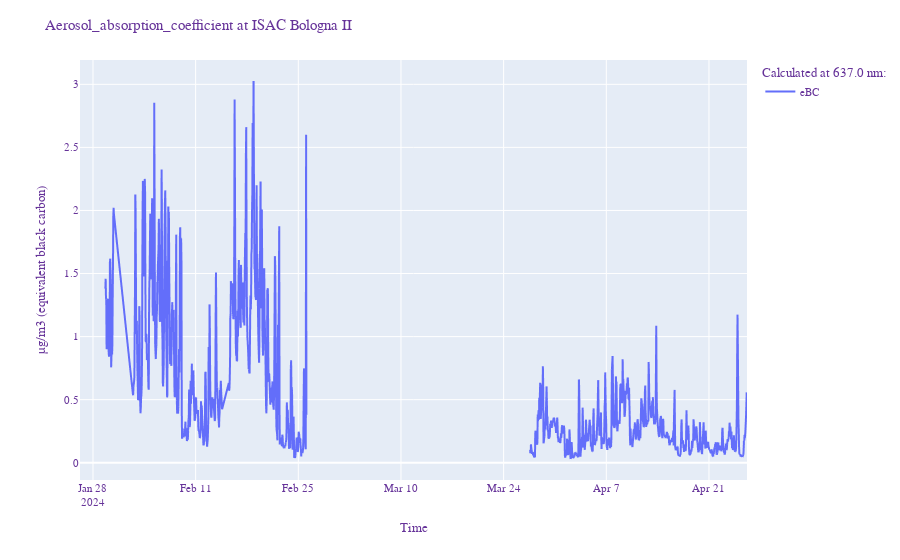

Notebook code cell kept with this figure:
### Markdown cell above
### Plot of equivalent black carbon

### Code cell
# Convert xarray's DataArray to pandas DataFrame and plot data.
df_eBC = da_eBC.to_dataframe()

fig = px.line(df_eBC.eBC)


fig.update_layout(
    title="{0}".format(ds_xr.title),
    xaxis_title="Time",
    yaxis_title="µg/m3 (equivalent black carbon)",
    font=dict(
        family="Courier New, monospace",
        size=11,
        color="RebeccaPurple"
    ),
    legend=dict(
        title='Calculated at {0} nm:'.format(da_eBC.Wavelength.values)
    )
)
fig.show()

### Figure 1 — Plotly figure (JSON) as saved in the notebook; plotly's stock layout.template omitted (floating-point values rounded to 4 significant figures; data arrays with more than 128 entries replaced by an {"elided": "..."} marker saying what was removed)
{"data": [{"hovertemplate": "variable=eBC<br>time=%{x}<br>value=%{y}<extra></extra>", "legendgroup": "eBC", "line": {"color": "#636efa", "dash": "solid"}, "marker": {"symbol": "circle"}, "mode": "lines", "name": "eBC", "showlegend": true, "type": "scattergl", "x": {"elided": "1991 str values"}, "xaxis": "x", "y": {"elided": "1991 float values"}, "yaxis": "y"}], "layout": {"font": {"color": "RebeccaPurple", "family": "Courier New, monospace", "size": 11}, "legend": {"title": {"text": "Calculated at 637.0 nm:"}, "tracegroupgap": 0}, "margin": {"t": 60}, "title": {"text": "Aerosol_absorption_coefficient at ISAC Bologna II"}, "xaxis": {"anchor": "y", "domain": [0, 1], "title": {"text": "Time"}}, "yaxis": {"anchor": "x", "domain": [0, 1], "title": {"text": "µg/m3 (equivalent black carbon)"}}}}
